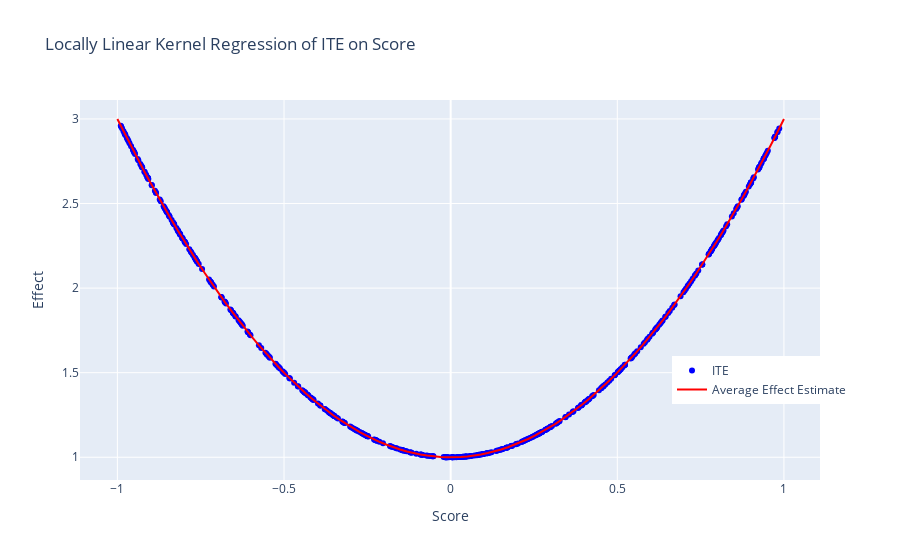

The code cell stored with this chart in its notebook:
### Markdown cell above
### Oracle Values and Comparisons

### Code cell
ite = data_dict['oracle_values']['Y1'] - data_dict['oracle_values']['Y0']
score = data_dict['score']

oracle_model = KernelReg(endog=ite, exog=score, reg_type='ll', var_type='c', ckertype='gaussian')

score_grid = np.linspace(-1, 1, 100)
oracle_effects, _ = oracle_model.fit(score_grid)


scatter = go.Scatter(
    x=score,
    y=ite,
    mode='markers',
    name='ITE',
    marker=dict(color='blue')
)
line = go.Scatter(
    x=score_grid,
    y=oracle_effects,
    mode='lines',
    name='Average Effect Estimate',
    line=dict(color='red')
)


fig = go.Figure(data=[scatter, line])
fig.update_layout(
    title='Locally Linear Kernel Regression of ITE on Score',
    xaxis_title='Score',
    yaxis_title='Effect',
    legend=dict(x=0.8, y=0.2)
)

fig.show()

### Figure 1 — Plotly figure (JSON) as saved in the notebook; plotly's stock layout.template omitted (floating-point values rounded to 4 significant figures; data arrays with more than 128 entries replaced by an {"elided": "..."} marker saying what was removed)
{"data": [{"marker": {"color": "blue"}, "mode": "markers", "name": "ITE", "type": "scatter", "x": {"elided": "500 float values"}, "y": {"elided": "500 float values"}}, {"line": {"color": "red"}, "mode": "lines", "name": "Average Effect Estimate", "type": "scatter", "x": [-1, -0.9798, -0.9596, -0.9394, -0.9192, -0.899, -0.8788, -0.8586, -0.8384, -0.8182, -0.798, -0.7778, -0.7576, -0.7374, -0.7172, -0.697, -0.6768, -0.6566, -0.6364, -0.6162, -0.596, -0.5758, -0.5556, -0.5354, -0.5152, -0.4949, -0.4747, -0.4545, -0.4343, -0.4141, -0.3939, -0.3737, -0.3535, -0.3333, -0.3131, -0.2929, -0.2727, -0.2525, -0.2323, -0.2121, -0.1919, -0.1717, -0.1515, -0.1313, -0.1111, -0.09091, -0.07071, -0.05051, -0.0303, -0.0101, 0.0101, 0.0303, 0.05051, 0.07071, 0.09091, 0.1111, 0.1313, 0.1515, 0.1717, 0.1919, 0.2121, 0.2323, 0.2525, 0.2727, 0.2929, 0.3131, 0.3333, 0.3535, 0.3737, 0.3939, 0.4141, 0.4343, 0.4545, 0.4747, 0.4949, 0.5152, 0.5354, 0.5556, 0.5758, 0.596, 0.6162, 0.6364, 0.6566, 0.6768, 0.697, 0.7172, 0.7374, 0.7576, 0.7778, 0.798, 0.8182, 0.8384, 0.8586, 0.8788, 0.899, 0.9192, 0.9394, 0.9596, 0.9798, 1], "y": [3.0, 2.92, 2.842, 2.765, 2.69, 2.616, 2.545, 2.474, 2.406, 2.339, 2.274, 2.21, 2.148, 2.088, 2.029, 1.972, 1.916, 1.862, 1.81, 1.759, 1.71, 1.663, 1.617, 1.573, 1.531, 1.49, 1.451, 1.413, 1.377, 1.343, 1.31, 1.279, 1.25, 1.222, 1.196, 1.172, 1.149, 1.128, 1.108, 1.09, 1.074, 1.059, 1.046, 1.034, 1.025, 1.017, 1.01, 1.005, 1.002, 1.0, 1.0, 1.002, 1.005, 1.01, 1.017, 1.025, 1.035, 1.046, 1.059, 1.074, 1.09, 1.108, 1.128, 1.149, 1.172, 1.196, 1.222, 1.25, 1.279, 1.31, 1.343, 1.377, 1.413, 1.451, 1.49, 1.531, 1.573, 1.617, 1.663, 1.71, 1.759, 1.81, 1.862, 1.916, 1.972, 2.029, 2.087, 2.148, 2.21, 2.274, 2.339, 2.406, 2.474, 2.545, 2.616, 2.69, 2.765, 2.842, 2.92, 2.999]}], "layout": {"legend": {"x": 0.8, "y": 0.2}, "title": {"text": "Locally Linear Kernel Regression of ITE on Score"}, "xaxis": {"title": {"text": "Score"}}, "yaxis": {"title": {"text": "Effect"}}}}
